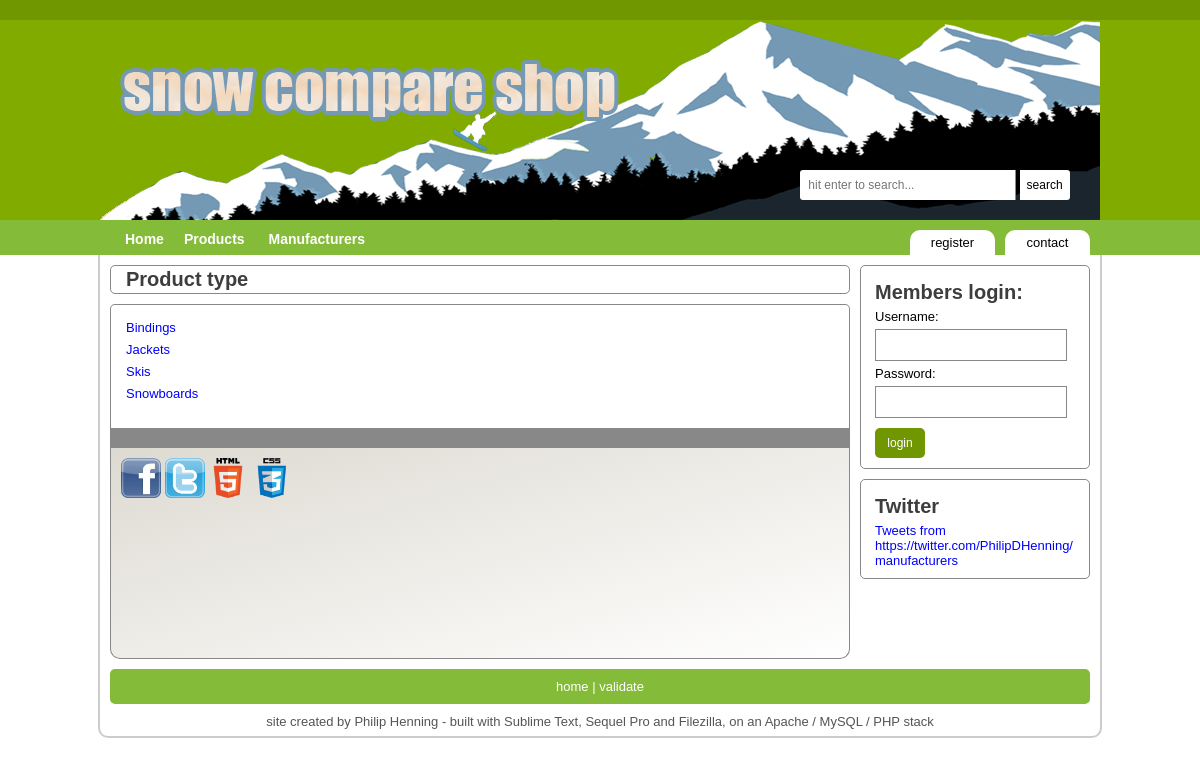
Screenshot of /pages/university/e_commerce/coursework/pages/search/type.php with the database file from the repository.
### tables this page shows
CREATE TABLE `ecom_type` (
  `id` SMALLINT(6) NOT NULL,
  `name` VARCHAR(50) NOT NULL,
  `description` TEXT,
  `product_type_image` VARCHAR(100),
  PRIMARY KEY (`id`)
);

### pages/university/e_commerce/coursework/pages/search/type.php (the view, shortened to what this page needs)
<?php
	$path = "../../";
	include($path."assets/includes/php_header.php");
	include($path."assets/includes/header.php");
	if (isset($_GET['type']))
		{
			$type = $_GET['type'];
			$description_query = "SELECT description
	         					FROM ecom_type
	         					WHERE ecom_type.name = '".$type."'
	         					LIMIT 1";
			$query = "SELECT ecom_product.id AS product_id, ecom_product.name AS product_name, ecom_product.manufacturer_id AS manufacturer_id,year, price, ecom_product.description AS product_description, manufacturer, image, ecom_type.name AS type_name
					FROM ecom_product
					LEFT JOIN ecom_type ON ecom_product.type_id = ecom_type.id
					LEFT JOIN ecom_manufacturer ON ecom_product.manufacturer_id = ecom_manufacturer.id
					WHERE ecom_type.name = '".$type."'
					ORDER BY manufacturer";
			echo "<h2>".$type."</h2>";
         	$description_result = mysqli_query($connection, $description_query);
         	if(mysqli_num_rows($description_result) > 0)
        		{
		         	while($description_row = mysqli_fetch_array($description_result, MYSQLI_ASSOC))
						{
							echo "<p class='description'>".$description_row['description']."</p>";
						}
				}
			$result = mysqli_query($connection, $query);
		    if (mysqli_num_rows($result) > 0)
		        {
	        	$result_count = mysqli_num_rows($result);
	        	if(mysqli_num_rows($result) == 1)
	        		{
	        			$result_text = " product";
	        		}
	        	else
	        		{
	        			$result_text = " products";
	        		}
	         	echo "<h4>".$result_count." matching ".$result_text." found</h4>";
				while($row = mysqli_fetch_array($result, MYSQLI_ASSOC))
					{
						echo "<div class='results'>";
						$image_query = "SELECT name, location
										FROM ecom_product, ecom_product_image
										WHERE ecom_product.id = ecom_product_image.product_id
										AND ecom_product.id = '".$row['product_id']."'
										LIMIT 1";
						$image_result = mysqli_query($connection, $image_query);
						if(mysqli_num_rows($image_result) > 0)
							{
								while($image_row = mysqli_fetch_array($image_result, MYSQLI_ASSOC))
									{
										echo "<a href='product.php?product_id=".$row['product_id']."&amp;manufacturer_id=".$row['manufacturer_id']."'><img src='".$path."/assets/".$image_row['location']."' alt='product' /></a>";
									}
							}
						echo "<a href='manufacturer.php?manufacturer=".$row['manufacturer']."'><img class='logo' src='".$path."/assets/".$row['image']."' alt='image' /></a>
							<h4>".$row['manufacturer']." - ".$row['product_name']."</h4>
							<span class='xs'>Name:</span><a href='product.php?product_id=".$row['product_id']."&amp;manufacturer_id=".$row['manufacturer_id']."'>".$row['product_name']."</a><br />
							<span class='xs'>Model:</span>".$row['product_id']."<br />
							<span class='xs'>Manufacturer:</span><a href='manufacturer.php?manufacturer=".$row['manufacturer']."'>".$row['manufacturer']."</a><br />
							<span class='xs'>Year:</span>".$row['year']."<br />
							<span class='xs'>Price:</span>&#163;".$row['price']."<br />
							<span class='xs'>Description:</span><span class='m'>".substr($row['product_description'],0,200)."... </span>
							</div>";
					}
				}
		    else
		    	{
		    		echo "<h4>Sorry, there are currently no products in this section</h4>";
		    	}
		}
	else
		{
			$query = "SELECT * FROM ecom_type ORDER BY name";
			$result = mysqli_query($connection, $query);
		    if (mysqli_num_rows($result) > 0)
		        {
					while($row = mysqli_fetch_array($result, MYSQLI_ASSOC))
						{
							echo "<p><a href='type.php?type=".$row['name']."'>".$row['name']."</a></p>";
						}
		    	}
		}
	include($path."assets/includes/login.php");
	include($path."assets/includes/footer.php");
?>

### pages/university/e_commerce/coursework/assets/css/general.css (style rules this page uses)
* { margin: 0; padding:0; font-family: Tahoma, Geneva, sans-serif; font-size: 13px; border-color: #888888; }
a:link, a:active, a:visited { text-decoration: none; color: blue; }
p { margin: 5px; color: #555555; }

### rows the page displays
ecom_type: name "Bindings"
ecom_type: name "Jackets"
ecom_type: name "Skis"
ecom_type: name "Snowboards"

### other values shown
$page_title "Product type"
